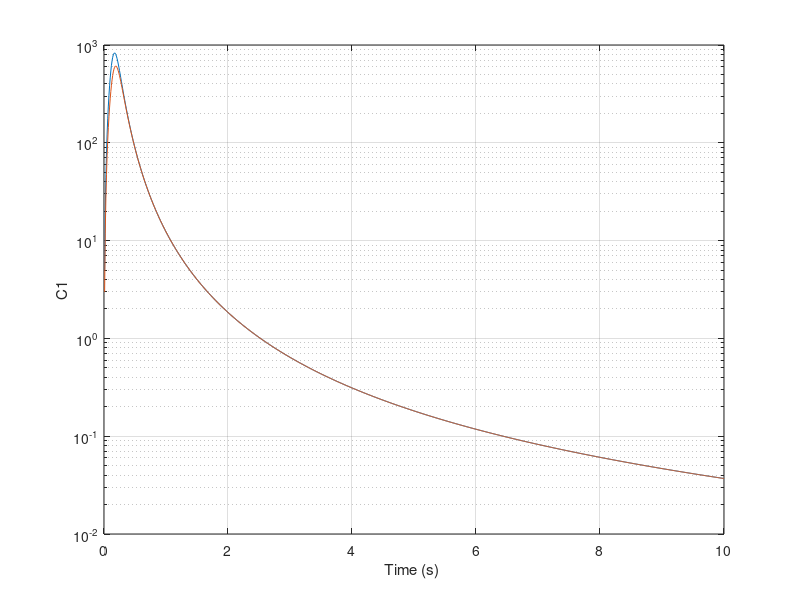
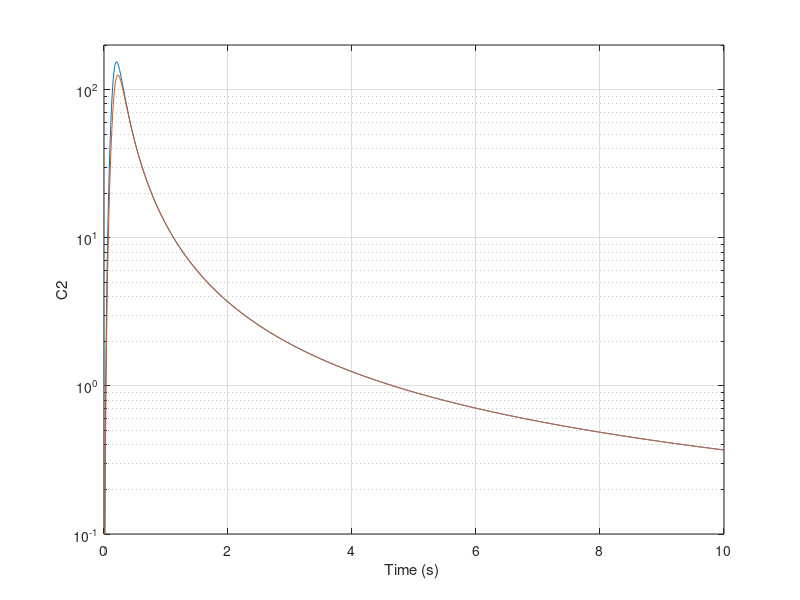
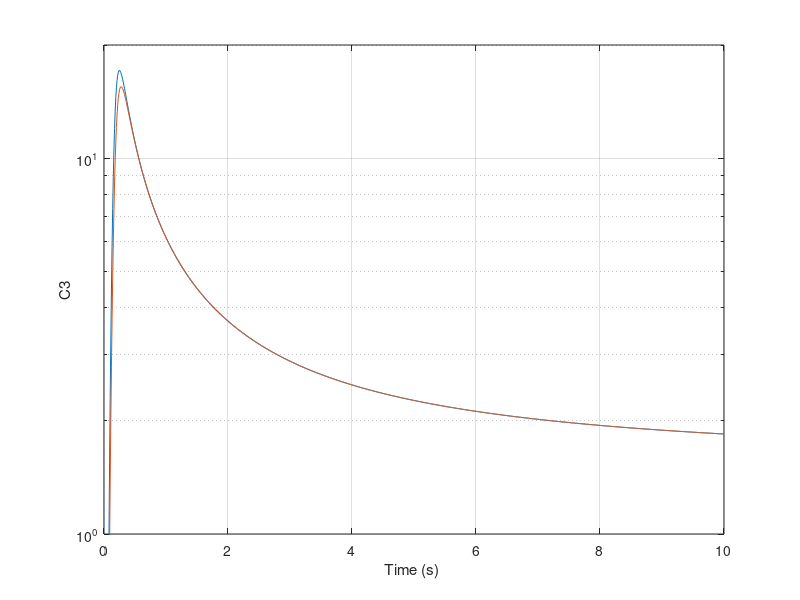
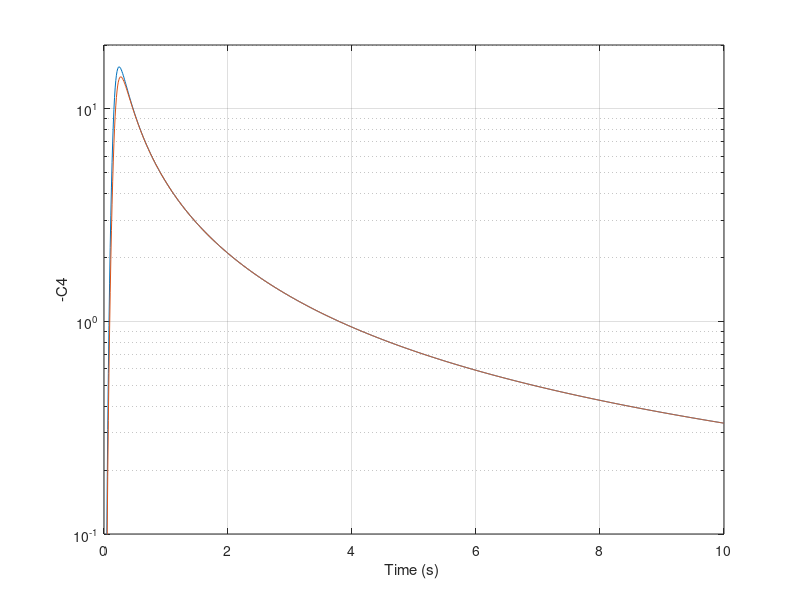

Write MATLAB code to recreate these figures, in order.
clear
TAU=1;
GAM=.00001;
TF=10;
F=zeros([4,4]);
S=zeros([4,4]);
count=0;
G(1,1)=0;
G(2,1)=0;
G(3,1)=0;
G(4,1)=1./TAU;
F(1,2)=1;
F(2,3)=1;
F(2,4)=-1;
F(4,4)=-1./TAU;
S(1,1)=1;
T=0;
H=.0001;
S1=0;
while ~(T >= (TF-.0001))
	S1=S1+H;
	SOLD=S;
 	STEP=1;
 	FLAG=0;
	while STEP<=1
		if FLAG==1 
         		STEP=2;
         		HSD=H*SD;
         		S=S+HSD;
 			T=T+H;
 		end
 		SF=S*F;
 		GT=G';
 		GTS=GT*S;
 		GAMINV=1./GAM;
 		C=GAMINV*GTS;
 		SFT=SF';
 		CT=C';
 		CTC=CT*C;
 		CTBC=GAM*CTC;
 		SFSFT=SF+SFT;
		SD=SFSFT-CTBC;
		FLAG=1;
	end
	FLAG=0;
	H2=.5*H;
	HSDP=H2*SD;
	SS=SOLD+S;
	SSP=.5*SS;
	S=SSP+HSDP;
 	if S1>=.009999
		S1=0;
		C1=-C(1,1);
		C2=-C(1,2);
		C3=-C(1,3);
		C4=-C(1,4);
		NP=C2*T;
		XS=T/TAU;
		W1=1./TAU;
		TOP=6.*XS*XS*(exp(-XS)-1.+XS);
		BOT1=2*XS*XS*XS+3.+6.*XS-6.*XS*XS;
		BOT2=-12.*XS*exp(-XS)-3.*exp(-2.*XS);
		XNPP=TOP/(BOT1+BOT2+.0001);
		C1TH=XNPP/(T*T);
		C2TH=XNPP/T;
		C3TH=.5*XNPP;
		C4TH=-XNPP*(exp(-XS)+XS-1.)/(XS*XS);
		count=count+1;
		ArrayT(count)=T;
		ArrayC1(count)=C1;
		ArrayC1TH(count)=C1TH;
		ArrayC2(count)=C2;
		ArrayC2TH(count)=C2TH;
		ArrayC3(count)=C3;
		ArrayC3TH(count)=C3TH;
		ArrayC4(count)=C4;
		ArrayC4TH(count)=C4TH;
		ArrayNP(count)=NP;
		ArrayXNPP(count)=XNPP;
	end
end
output=[ArrayT',ArrayC1',ArrayC1TH',ArrayC2',ArrayC2TH',...
	ArrayC3',ArrayC3TH',ArrayC4',ArrayC4TH',ArrayNP',ArrayXNPP'];
save datfil.txt output -ascii
disp 'simulation finished'
clc
figure
semilogy(ArrayT,ArrayC1,ArrayT,ArrayC1TH),grid
xlabel('Time (s) ')
ylabel('C1')	
axis([0 10 .01 1000])
figure
semilogy(ArrayT,ArrayC2,ArrayT,ArrayC2TH),grid
xlabel('Time (s) ')
ylabel('C2')	
axis([0 10 .1 200])
figure
semilogy(ArrayT,ArrayC3,ArrayT,ArrayC3TH),grid
xlabel('Time (s) ')
ylabel('C3')	
axis([0 10 1 20])
figure
semilogy(ArrayT,-ArrayC4,ArrayT,-ArrayC4TH),grid
xlabel('Time (s) ')
ylabel('-C4')	
axis([0 10 .1 20])
figure
semilogy(ArrayT,ArrayNP,ArrayT,ArrayXNPP),grid
xlabel('Time (s) ')
ylabel('Effective Navigation Ratio')	
axis([0 10 .1 40])
